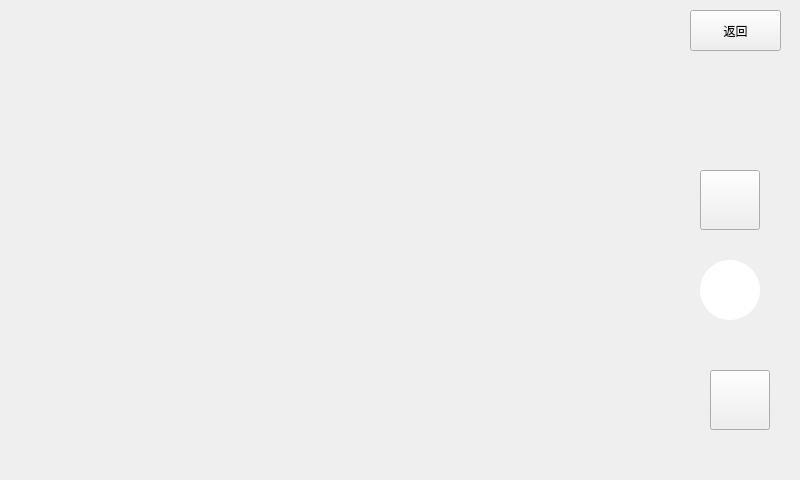
<?xml version="1.0" encoding="UTF-8"?>
<ui version="4.0">
 <class>Camera</class>
 <widget class="QMainWindow" name="Camera">
  <property name="geometry">
   <rect>
    <x>0</x>
    <y>0</y>
    <width>800</width>
    <height>480</height>
   </rect>
  </property>
  <property name="windowTitle">
   <string>MainWindow</string>
  </property>
  <widget class="QWidget" name="centralwidget">
   <widget class="QPushButton" name="pushButtonC">
    <property name="geometry">
     <rect>
      <x>700</x>
      <y>170</y>
      <width>60</width>
      <height>60</height>
     </rect>
    </property>
    <property name="styleSheet">
     <string notr="true">QPushButton,QPushButton::disabled{ 
image: url(:/icon/image/iocn/c1.png);
border:none;
border-radius:30px;
background-color:rgb(255, 255, 255);}
QPushButton::hover{
border:none;
	border-radius:30px;
  background-color:rgb(207, 207, 207);
}
QPushButton::checked,QPushButton::pressed{
	border:none;
	border-radius:30px;
	image: url(:/icon/image/iocn/c.png);
    background-color:rgb(184, 184, 184);
}</string>
    </property>
    <property name="text">
     <string/>
    </property>
   </widget>
   <widget class="QPushButton" name="pushButtonL">
    <property name="geometry">
     <rect>
      <x>710</x>
      <y>370</y>
      <width>60</width>
      <height>60</height>
     </rect>
    </property>
    <property name="styleSheet">
     <string notr="true">QPushButton,QPushButton::disabled{ 
image: url(:/icon/image/iocn/p.png);
border:none;
border-radius:30px;
background-color:rgb(255, 255, 255);}
QPushButton::hover{
border:none;
	border-radius:30px;
  background-color:rgb(207, 207, 207);
}
QPushButton::checked,QPushButton::pressed{
	border:none;
	border-radius:30px;
	image: url(:/icon/image/iocn/p1.png);
    background-color:rgb(184, 184, 184);
}</string>
    </property>
    <property name="text">
     <string/>
    </property>
   </widget>
   <widget class="QWidget" name="widgetView" native="true">
    <property name="geometry">
     <rect>
      <x>20</x>
      <y>20</y>
      <width>641</width>
      <height>421</height>
     </rect>
    </property>
    <property name="styleSheet">
     <string notr="true">background-color: rgba(255, 255, 255,0);</string>
    </property>
    <widget class="QLabel" name="cameralabel">
     <property name="geometry">
      <rect>
       <x>-10</x>
       <y>-10</y>
       <width>671</width>
       <height>441</height>
      </rect>
     </property>
     <property name="text">
      <string/>
     </property>
    </widget>
   </widget>
   <widget class="QPushButton" name="pushButton">
    <property name="geometry">
     <rect>
      <x>690</x>
      <y>10</y>
      <width>91</width>
      <height>41</height>
     </rect>
    </property>
    <property name="text">
     <string>返回</string>
    </property>
   </widget>
   <widget class="QPushButton" name="pushButtonV">
    <property name="geometry">
     <rect>
      <x>700</x>
      <y>260</y>
      <width>60</width>
      <height>60</height>
     </rect>
    </property>
    <property name="styleSheet">
     <string notr="true">QPushButton,QPushButton::disabled{ 
border:none;
border-radius:30px;
background-color:rgb(255, 255, 255);}
QPushButton::hover{
border:none;
	border-radius:30px;
  background-color:rgb(207, 207, 207);
}
QPushButton::checked,QPushButton::pressed{
	border:none;
	border-radius:30px;
	image: url(:/icon/image/iocn/Recorde.png);
    background-color:rgb(184, 184, 184);
}</string>
    </property>
    <property name="text">
     <string/>
    </property>
   </widget>
   <widget class="QLabel" name="timelabel">
    <property name="geometry">
     <rect>
      <x>700</x>
      <y>60</y>
      <width>67</width>
      <height>17</height>
     </rect>
    </property>
    <property name="text">
     <string/>
    </property>
    <property name="alignment">
     <set>Qt::AlignCenter</set>
    </property>
    <property name="wordWrap">
     <bool>false</bool>
    </property>
   </widget>
  </widget>
 </widget>
 <resources/>
 <connections/>
</ui>
